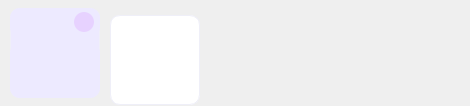
            <widget class="QWidget" name="keyRepo">
             <property name="geometry">
              <rect>
               <x>0</x>
               <y>0</y>
               <width>470</width>
               <height>106</height>
              </rect>
             </property>
             <property name="maximumSize">
              <size>
               <width>16777215</width>
               <height>106</height>
              </size>
             </property>
             <property name="styleSheet">
              <string notr="true">border-radius:10px</string>
             </property>
             <layout class="QHBoxLayout" name="keyGrid">
              <property name="spacing">
               <number>10</number>
              </property>
              <property name="leftMargin">
               <number>10</number>
              </property>
              <property name="topMargin">
               <number>0</number>
              </property>
              <property name="rightMargin">
               <number>10</number>
              </property>
              <property name="bottomMargin">
               <number>0</number>
              </property>
              <item alignment="Qt::AlignVCenter">
               <widget class="QWidget" name="keyName1" native="true">
                <property name="minimumSize">
                 <size>
                  <width>90</width>
                  <height>90</height>
                 </size>
                </property>
                <property name="maximumSize">
                 <size>
                  <width>75</width>
                  <height>75</height>
                 </size>
                </property>
                <property name="styleSheet">
                 <string notr="true">*{
background-color: rgb(237, 234, 255);
border:1px solid rgb(239, 239, 248);
border-radius:10px;
}
</string>
                </property>
                <layout class="QVBoxLayout" name="verticalLayout_8">
                 <property name="leftMargin">
                  <number>0</number>
                 </property>
                 <property name="topMargin">
                  <number>0</number>
                 </property>
                 <property name="rightMargin">
                  <number>0</number>
                 </property>
                 <property name="bottomMargin">
                  <number>0</number>
                 </property>
                 <item>
                  <widget class="QFrame" name="frame_9">
                   <property name="styleSheet">
                    <string notr="true">border:none</string>
                   </property>
                   <property name="frameShape">
                    <enum>QFrame::StyledPanel</enum>
                   </property>
                   <property name="frameShadow">
                    <enum>QFrame::Raised</enum>
                   </property>
                   <widget class="QPushButton" name="btn_writer_deleteKey">
                    <property name="geometry">
                     <rect>
                      <x>64</x>
                      <y>4</y>
                      <width>20</width>
                      <height>20</height>
                     </rect>
                    </property>
                    <property name="minimumSize">
                     <size>
                      <width>20</width>
                      <height>20</height>
                     </size>
                    </property>
                    <property name="maximumSize">
                     <size>
                      <width>20</width>
                      <height>20</height>
                     </size>
                    </property>
                    <property name="styleSheet">
                     <string notr="true">*{background-color:rgb(231, 210, 255);}
*:hover{
	
	background-color: rgb(223, 145, 146);
}

*:pressed{
background-color: rgb(203, 125, 126);
}</string>
                    </property>
                    <property name="text">
                     <string/>
                    </property>
                    <property name="icon">
                     <iconset resource="../resource.qrc">
                      <normaloff>:/icons/icon/关闭.ico</normaloff>:/icons/icon/关闭.ico</iconset>
                    </property>
                   </widget>
                  </widget>
                 </item>
                 <item>
                  <widget class="QLineEdit" name="line_keyName">
                   <property name="minimumSize">
                    <size>
                     <width>0</width>
                     <height>55</height>
                    </size>
                   </property>
                   <property name="font">
                    <font>
                     <family>Microsoft YaHei UI</family>
                     <pointsize>10</pointsize>
                     <italic>false</italic>
                     <bold>true</bold>
                    </font>
                   </property>
                   <property name="styleSheet">
                    <string notr="true">border:None;
font: 700 10pt &quot;Microsoft YaHei UI&quot;;</string>
                   </property>
                   <property name="alignment">
                    <set>Qt::AlignHCenter|Qt::AlignTop</set>
                   </property>
                  </widget>
                 </item>
                </layout>
               </widget>
              </item>
              <item>
               <widget class="QWidget" name="writer_add_key" native="true">
                <property name="minimumSize">
                 <size>
                  <width>90</width>
                  <height>90</height>
                 </size>
                </property>
                <property name="maximumSize">
                 <size>
                  <width>75</width>
                  <height>75</height>
                 </size>
                </property>
                <property name="styleSheet">
                 <string notr="true">*{
background-color: rgb(255, 255, 255);
border:1px solid rgb(239, 239, 248);
border-radius:10px;
}
</string>
                </property>
                <layout class="QHBoxLayout" name="horizontalLayout_7">
                 <property name="leftMargin">
                  <number>0</number>
                 </property>
                 <property name="topMargin">
                  <number>0</number>
                 </property>
                 <property name="rightMargin">
                  <number>0</number>
                 </property>
                 <property name="bottomMargin">
                  <number>0</number>
                 </property>
                 <item>
                  <widget class="QPushButton" name="btn_writer_addKey">
                   <property name="minimumSize">
                    <size>
                     <width>90</width>
                     <height>90</height>
                    </size>
                   </property>
                   <property name="maximumSize">
                    <size>
                     <width>90</width>
                     <height>90</height>
                    </size>
                   </property>
                   <property name="styleSheet">
                    <string notr="true">*:hover{
	background-color: rgb(245, 245, 245);
}

*:pressed{
background-color: rgb(240, 240, 240);
}

*{
border-radius:10px;
}</string>
                   </property>
                   <property name="icon">
                    <iconset resource="../resource.qrc">
                     <normaloff>:/icons/icon/添加.ico</normaloff>:/icons/icon/添加.ico</iconset>
                   </property>
                   <property name="iconSize">
                    <size>
                     <width>30</width>
                     <height>30</height>
                    </size>
                   </property>
                  </widget>
                 </item>
                </layout>
               </widget>
              </item>
              <item>
               <spacer name="horizontalSpacer_3">
                <property name="orientation">
                 <enum>Qt::Horizontal</enum>
                </property>
                <property name="sizeHint" stdset="0">
                 <size>
                  <width>40</width>
                  <height>20</height>
                 </size>
                </property>
               </spacer>
              </item>
             </layout>
            </widget>
